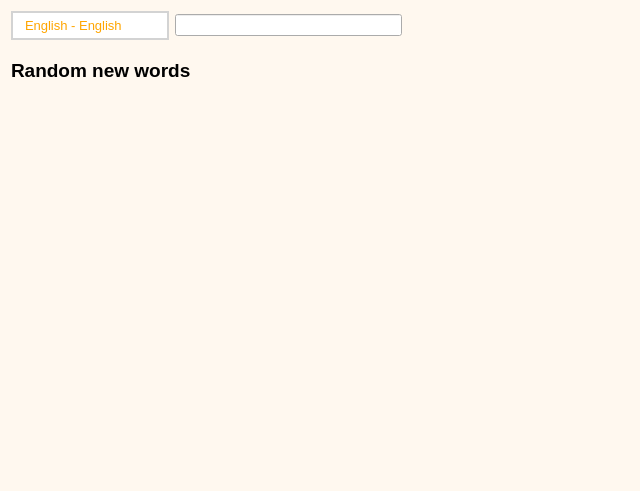
<?xml version="1.0" encoding="UTF-8"?>
<ui version="4.0">
 <class>MainScene</class>
 <widget class="QWidget" name="MainScene">
  <property name="geometry">
   <rect>
    <x>0</x>
    <y>0</y>
    <width>640</width>
    <height>491</height>
   </rect>
  </property>
  <property name="windowTitle">
   <string>Form</string>
  </property>
  <property name="autoFillBackground">
   <bool>false</bool>
  </property>
  <property name="styleSheet">
   <string notr="true">#MainScene {
	background-color: #FFF8EF;
}

#scrollArea {
	border: none;
}

QScrollBar:vertical {
	border-radius: 1px;
	width: 6px;
}

QScrollBar::handle:vertical {
	background: orange;
	border-radius: 4px;
	height: 12px;
}

QScrollBar::add-line:vertical {
    border: 2px solid grey;
	background: grey;
}

QScrollBar::sub-line:vertical {
    border: 2px solid grey;
	background: grey;
	height: 12px;
}</string>
  </property>
  <layout class="QVBoxLayout" name="verticalLayout" stretch="1,1,8">
   <item>
    <layout class="QHBoxLayout" name="horizontalLayout">
     <item>
      <widget class="QComboBox" name="dictionaryBox">
       <property name="sizePolicy">
        <sizepolicy hsizetype="Fixed" vsizetype="Fixed">
         <horstretch>0</horstretch>
         <verstretch>0</verstretch>
        </sizepolicy>
       </property>
       <property name="font">
        <font>
         <pointsize>10</pointsize>
         <bold>false</bold>
        </font>
       </property>
       <property name="styleSheet">
        <string notr="true">QComboBox {
	color: orange;
	background-color: white;
    border: 2px solid lightgrey;
    border-radius: 16px;
    padding: 4px 1px 4px 12px;
    min-width: 6em;
}

QComboBox::drop-down {
    subcontrol-origin: padding;
    subcontrol-position: top right;
    width: 15px;

    border-left-color: darkgray;
    border-left-style: solid; /* just a single line */
    border-top-right-radius: 3px; /* same radius as the QComboBox */
    border-bottom-right-radius: 3px;
}

QComboBox::on {
	border-bottom-right-radius: 0;
	border-bottom-left-radius: 0;
}

QComboBox::down-arrow {
    image: url(/usr/share/icons/crystalsvg/16x16/actions/1downarrow.png);
}

QComboBox::down-arrow:on { /* shift the arrow when popup is open */
    top: 1px;
    left: 1px;
}

QComboBox QAbstractItemView {
    border: 2px solid lightgrey;
    selection-background-color: lightgray;
	padding: 5px;
}</string>
       </property>
       <item>
        <property name="text">
         <string>English - English</string>
        </property>
       </item>
       <item>
        <property name="text">
         <string>English - Vietnamese</string>
        </property>
       </item>
       <item>
        <property name="text">
         <string>Vietnamese - English</string>
        </property>
       </item>
      </widget>
     </item>
     <item>
      <widget class="SearchBox" name="searchBox"/>
     </item>
     <item>
      <spacer name="horizontalSpacer_2">
       <property name="orientation">
        <enum>Qt::Horizontal</enum>
       </property>
       <property name="sizeHint" stdset="0">
        <size>
         <width>40</width>
         <height>20</height>
        </size>
       </property>
      </spacer>
     </item>
    </layout>
   </item>
   <item>
    <layout class="QHBoxLayout" name="titleLayout">
     <property name="spacing">
      <number>20</number>
     </property>
     <item>
      <widget class="QLabel" name="title">
       <property name="font">
        <font>
         <pointsize>14</pointsize>
         <bold>true</bold>
        </font>
       </property>
       <property name="text">
        <string>Random new words</string>
       </property>
      </widget>
     </item>
     <item>
      <spacer name="horizontalSpacer">
       <property name="orientation">
        <enum>Qt::Horizontal</enum>
       </property>
       <property name="sizeHint" stdset="0">
        <size>
         <width>40</width>
         <height>20</height>
        </size>
       </property>
      </spacer>
     </item>
    </layout>
   </item>
   <item>
    <widget class="QScrollArea" name="scrollArea">
     <property name="styleSheet">
      <string notr="true"/>
     </property>
     <property name="widgetResizable">
      <bool>true</bool>
     </property>
     <widget class="QWidget" name="scrollContent">
      <property name="geometry">
       <rect>
        <x>0</x>
        <y>0</y>
        <width>622</width>
        <height>369</height>
       </rect>
      </property>
      <property name="styleSheet">
       <string notr="true">#scrollContent {
	border: none;
	background-color: #FFF8EF;
}</string>
      </property>
      <layout class="QVBoxLayout" name="verticalLayout_2">
       <item>
        <widget class="WordCardGroup" name="wordGroup" native="true"/>
       </item>
      </layout>
     </widget>
    </widget>
   </item>
  </layout>
 </widget>
 <customwidgets>
  <customwidget>
   <class>SearchBox</class>
   <extends>QLineEdit</extends>
   <header>searchbox.h</header>
  </customwidget>
  <customwidget>
   <class>WordCardGroup</class>
   <extends>QWidget</extends>
   <header>wordcardgroup.h</header>
   <container>1</container>
  </customwidget>
 </customwidgets>
 <resources/>
 <connections/>
</ui>
